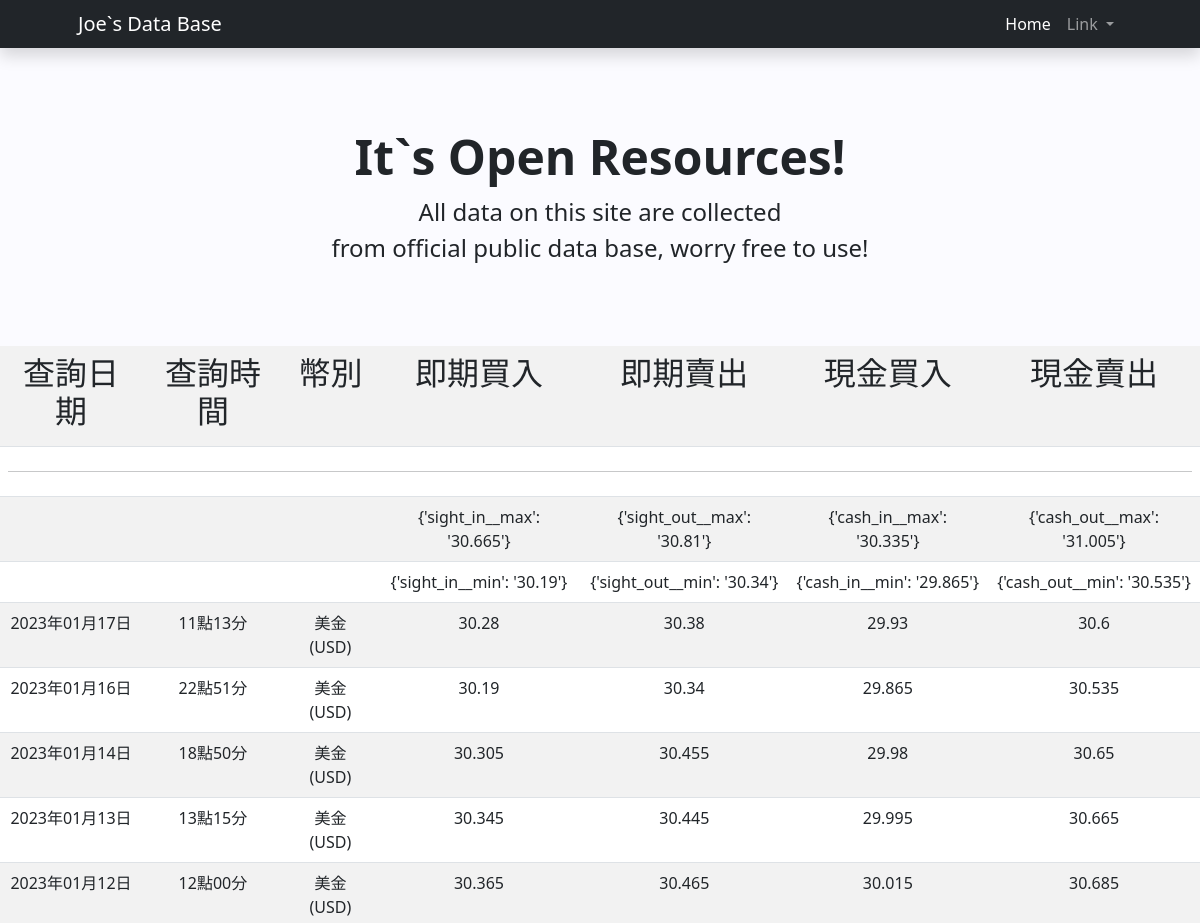
Before: /usd_history/ (upper part) with the older database file.
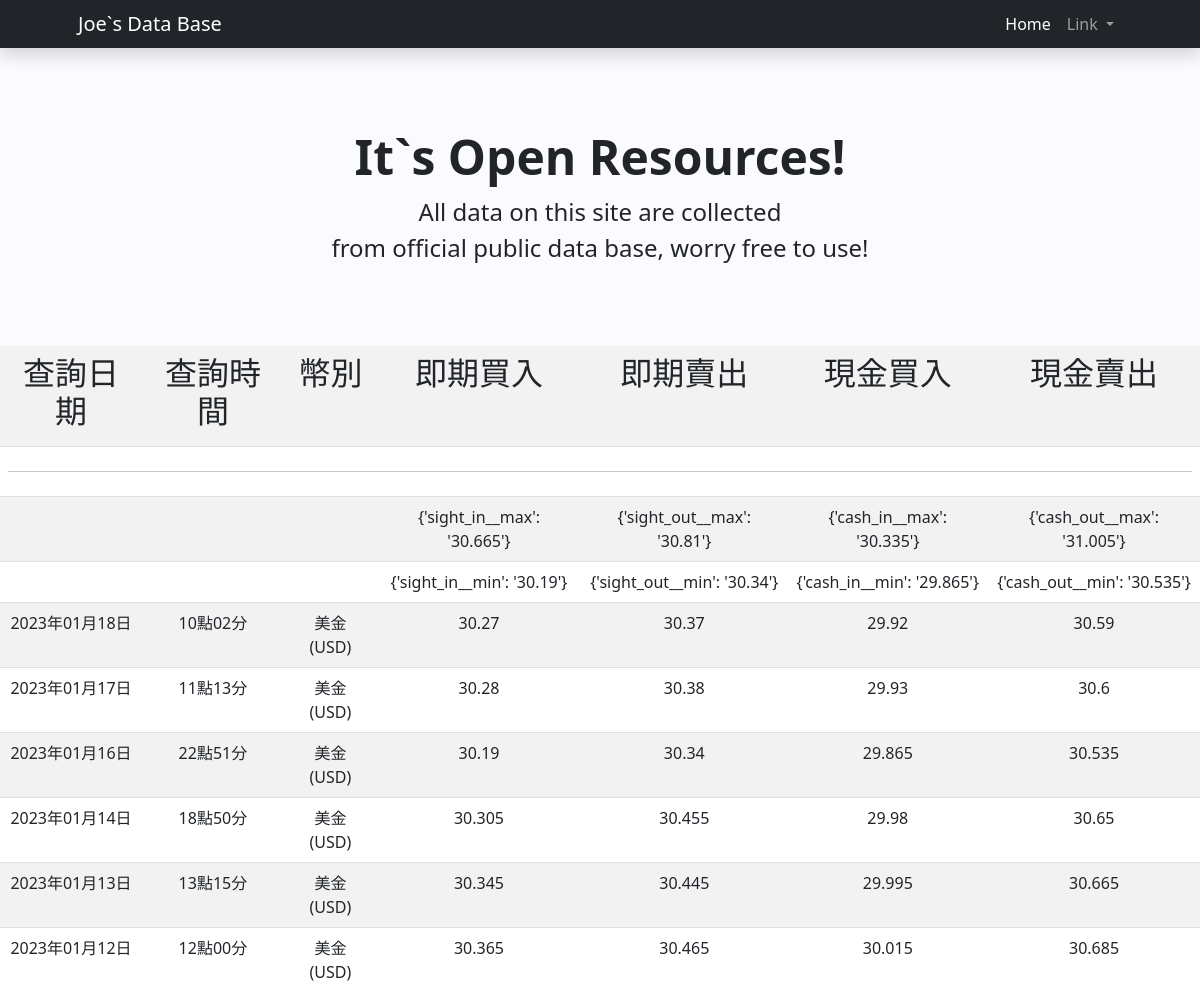
After: the same page with the newer database file.
### myworldapp/models.py (models this page shows)
class usd_rate(models.Model):
    search_date = models.CharField(max_length=20,default='')
    search_time = models.CharField(max_length=20,default='')
    country = models.CharField(max_length=20,default='')
    sight_in = models.CharField(max_length=2,default='')
    sight_out = models.CharField(max_length=20,default='')
    cash_in = models.CharField(max_length=20,default='')
    cash_out = models.CharField(max_length=20,default='')

### myworldapp/views.py (the view)
# urls.py: path('usd_history/',views.usd_history),
def usd_history(request):
	data = usd_rate.objects.all()
	max_sightin = usd_rate.objects.aggregate(Max('sight_in'))
	min_sightin = usd_rate.objects.aggregate(Min('sight_in'))
	max_sightout = usd_rate.objects.aggregate(Max('sight_out'))
	min_sightout = usd_rate.objects.aggregate(Min('sight_out'))
	max_cashin = usd_rate.objects.aggregate(Max('cash_in'))
	min_cashin = usd_rate.objects.aggregate(Min('cash_in'))
	max_cashout = usd_rate.objects.aggregate(Max('cash_out'))
	min_cashout = usd_rate.objects.aggregate(Min('cash_out'))
	return render(request,"usd_history.html",locals())

### templates/usd_history.html (shortened to what this page needs)
{% extends "base.html" %}
{% block content %}
<center>
    <table class="table table-striped table-hover">
        <tr align="center" >
            <td><h2>查詢日期</h2></td>
            <td><h2>查詢時間</h2></td>
            <td><h2>幣別</h2></td>
            <td><h2>即期買入</h2></td>
            <td><h2>即期賣出</h2></td>
            <td><h2>現金買入</h2></td>
            <td><h2>現金賣出</h2></td>
        </tr>
        <tr>
            <td colspan="7">
                <hr>
            </td>
        </tr>
        <tr align="center">
            <td colspan="3"></td>
            <td>{{max_sightin}}</td>
            <td>{{max_sightout}}</td>
            <td>{{max_cashin}}</td>
            <td>{{max_cashout}}</td>
        </tr>
        <tr align="center">
            <td colspan="3"></td>
            <td>{{min_sightin}}</td>
            <td>{{min_sightout}}</td>
            <td>{{min_cashin}}</td>
            <td>{{min_cashout}}</td>
        </tr>
        {% for x in data reversed %}
        <tr align="center" >
            <td>{{x.search_date}}</td>
            <td>{{x.search_time}}</td>
            <td>{{x.country}}</td>
            <td>{{x.sight_in}}</td>
            <td>{{x.sight_out}}</td>
            <td>{{x.cash_in}}</td>
            <td>{{x.cash_out}}</td>
        </tr>
        {% endfor %}
    </table>
</center>
{% endblock %}

Changed rows visible on the page:
added usd_rate: search_date "2023年01月18日", search_time "10點02分", country "美金 (USD)", sight_in "30.27", sight_out "30.37", cash_in "29.92", cash_out "30.59"
